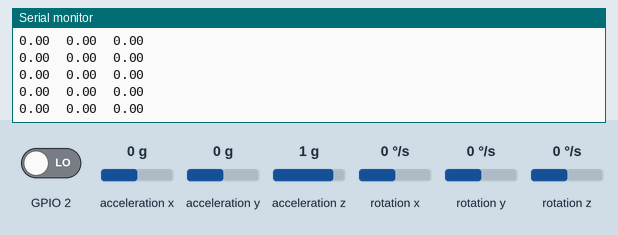
Recording of a sketch running on a simulated ESP32. On the bench: the last lines printed to the serial monitor. Inputs (shaded band) come from the test bench; at power-on: acceleration x 0 g, acceleration y 0 g, acceleration z 1 g, rotation z 0 °/s, GPIO 2 LOW, rotation x 0 °/s, rotation y 0 °/s. The sensor or clock chip raises its interrupt line as the real part does.

Above: at 4.4 s.
4.5 s: acceleration x set to -1.4 g
At 5.1 s:
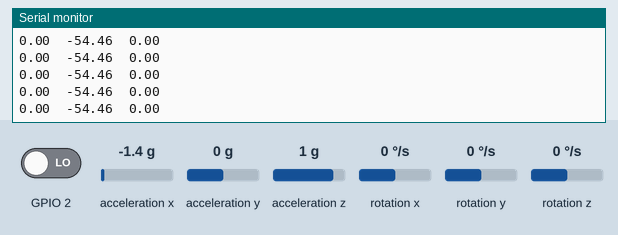
6.0 s: acceleration y set to -1.4 g
At 6.7 s:
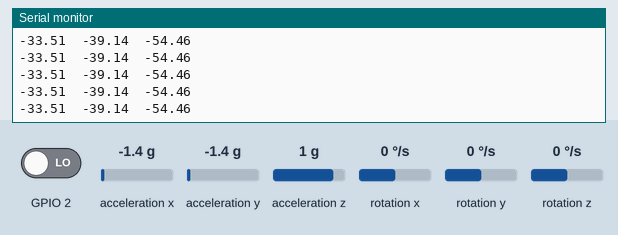
7.5 s: acceleration z set to -1.4 g
At 8.0 s:
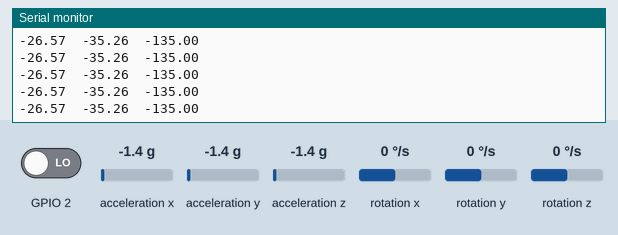
9.0 s: rotation z set to -192 °/s
At 9.9 s:
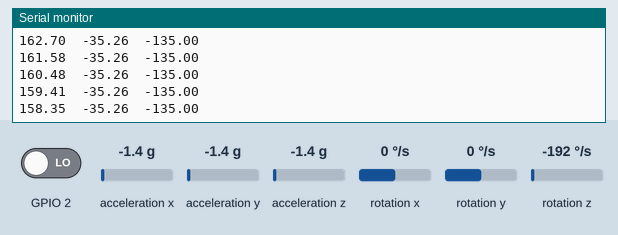
10.5 s: rotation z set to 100 °/s
At 11.1 s:
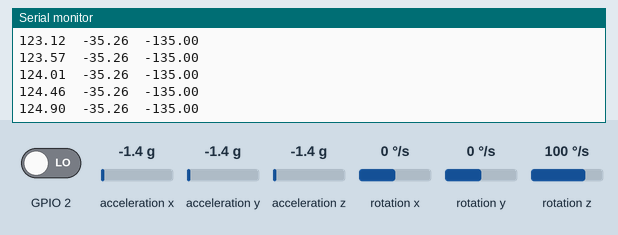
Timing chart, 0 to 13.5 s (numbered marks = the images above; inputs shaded):
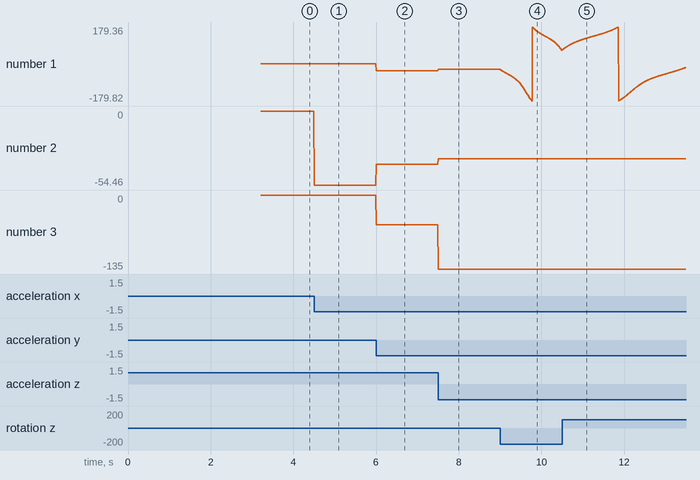

The sketch:

mpu6050.ino
```cpp
#include "I2Cdev.h"
#include "MPU6050_6Axis_MotionApps20.h"
#include "Wire.h"

#define I2C_SDA 21
#define I2C_SCL 22

MPU6050 mpu;

// DMP and orientation variables
bool dmpReady = false;
uint8_t fifoBuffer[64];
Quaternion q;
VectorFloat gravity;
float ypr[3];           // [yaw, pitch, roll]
float ypr_offset[3] = {0};

// Interrupt flag
volatile bool mpuInterrupt = false;
void IRAM_ATTR dmpDataReady() {
    mpuInterrupt = true;
}

void setup() {
    Serial.begin(115200);
    while (!Serial);

    Wire.begin(I2C_SDA, I2C_SCL, 400000);
    mpu.initialize();
    pinMode(2, INPUT);
    attachInterrupt(digitalPinToInterrupt(2), dmpDataReady, RISING);

    Serial.println(mpu.testConnection() ? "MPU6050 connected" : "MPU6050 connection failed");

    mpu.CalibrateAccel(10);
    mpu.CalibrateGyro(10);

    if (mpu.dmpInitialize() == 0) {
        mpu.setDMPEnabled(true);
        dmpReady = true;
        delay(1000);
        calibrateAngles(); // Grab offset after stabilization
    } else {
        Serial.println("DMP init failed");
    }
}

void calibrateAngles() {
    Serial.println("Calibrating angles...");
    float sum[3] = {0};
    int samples = 100;

    for (int i = 0; i < samples; i++) {
        if (mpu.dmpGetCurrentFIFOPacket(fifoBuffer)) {
            mpu.dmpGetQuaternion(&q, fifoBuffer);
            mpu.dmpGetGravity(&gravity, &q);
            mpu.dmpGetYawPitchRoll(ypr, &q, &gravity);
            sum[0] += ypr[0];
            sum[1] += ypr[1];
            sum[2] += ypr[2];
            delay(10);
        }
    }

    for (int i = 0; i < 3; i++) ypr_offset[i] = sum[i] / samples;
    Serial.println("Calibration done.");
}

void loop() {
    if (!dmpReady) return;

    if (mpu.dmpGetCurrentFIFOPacket(fifoBuffer)) {
        mpu.dmpGetQuaternion(&q, fifoBuffer);
        mpu.dmpGetGravity(&gravity, &q);
        mpu.dmpGetYawPitchRoll(ypr, &q, &gravity);

        float yaw = (ypr[0] - ypr_offset[0]) * 180.0 / M_PI;
        float pitch = (ypr[1] - ypr_offset[1]) * 180.0 / M_PI;
        float roll = (ypr[2] - ypr_offset[2]) * 180.0 / M_PI;

        // For Arduino Serial Plotter (CSV format or tab-separated)
        Serial.print(yaw); Serial.print("\t");
        Serial.print(pitch); Serial.print("\t");
        Serial.println(roll);
    }
}
```

Measured:
- after the input at 4.5 s, the serial monitor: prints a new line at once (image 1)
- after the input at 6.0 s, the serial monitor: prints a new line at once (image 2)
- after the input at 7.5 s, the serial monitor: prints a new line at once (image 3)
- after the input at 9.0 s, the serial monitor: prints a new line at once (image 4)
- plotted number 1: 0 → -33.51 after the input at 6.0 s, -33.51 → -26.57 after the input at 7.5 s, -26.57 → 66.39 after the input at 9.0 s
- plotted number 2: 0 → -54.46 after the input at 4.5 s, -54.46 → -39.14 after the input at 6.0 s, -39.14 → -35.26 after the input at 7.5 s
- plotted number 3: -54.46 → -135 after the input at 7.5 s
